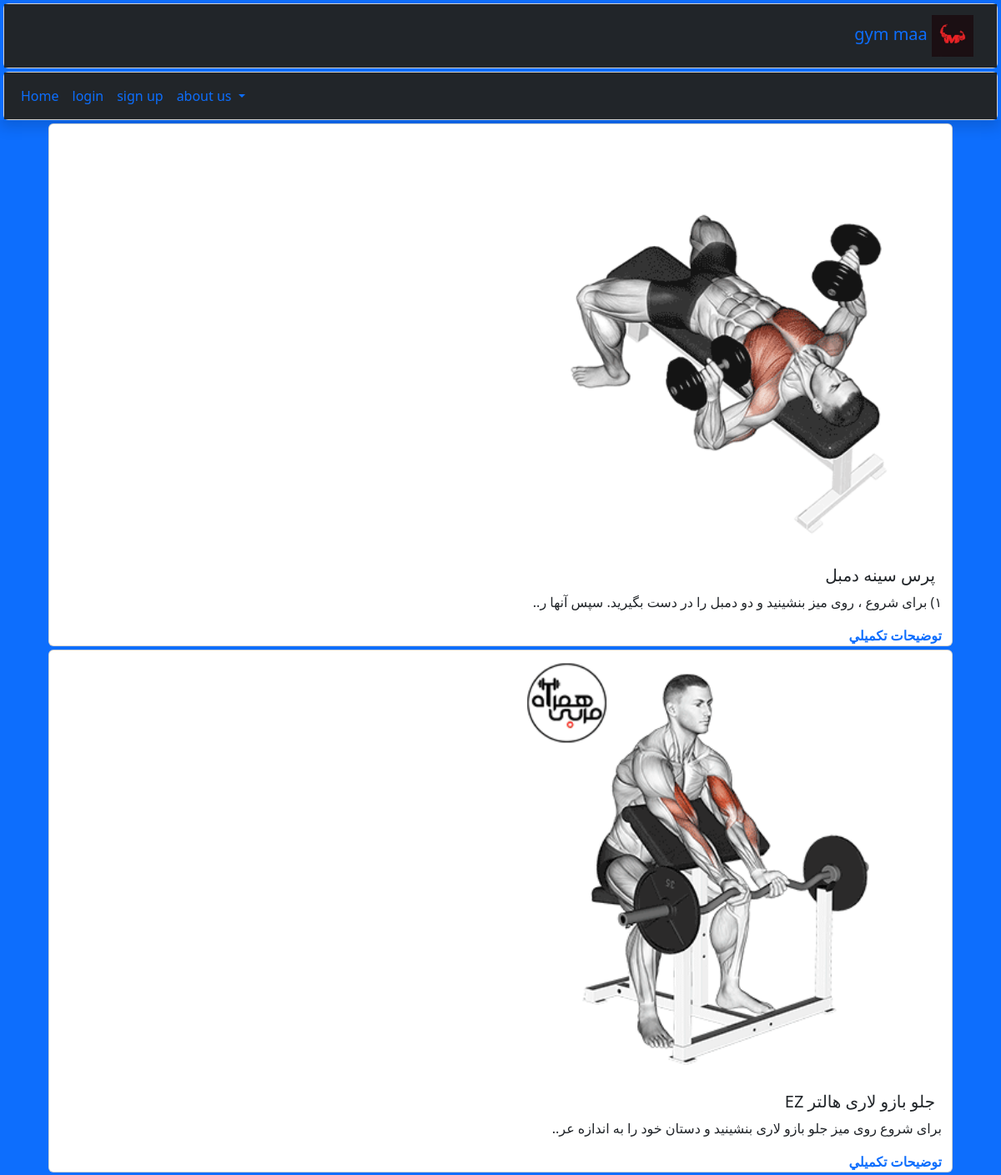
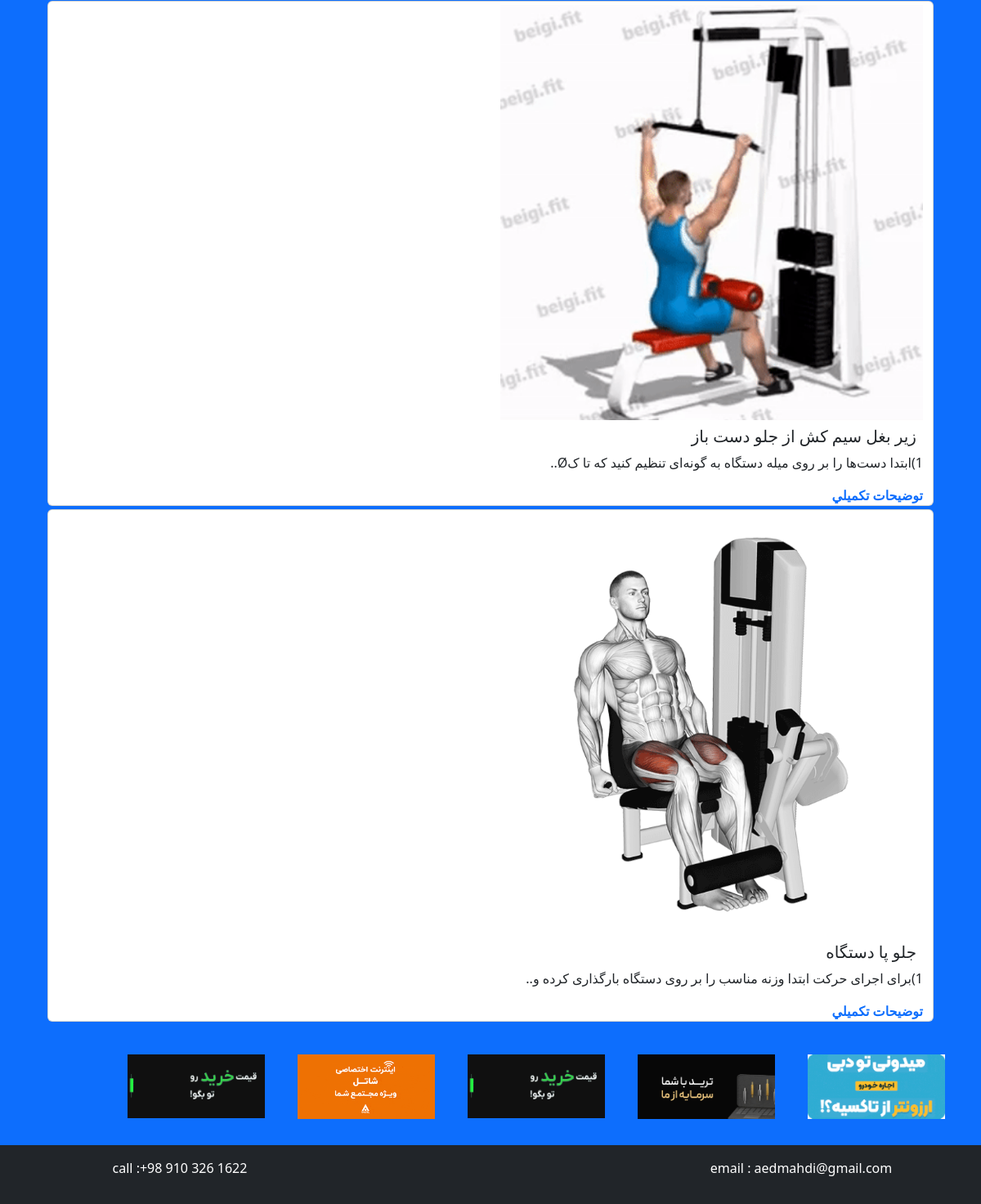
The page / on the database its author committed (2 pictures, top to bottom).
### tables this page shows
CREATE TABLE `new` (
  `id` int(11) NOT NULL,
  `title` varchar(40) NOT NULL,
  `text` text NOT NULL,
  `imageurl` text NOT NULL
);

### index.php (the view, shortened to what this page needs)
<?php
include("header.php");
$link=mysqli_connect("localhost","root","","gym");
$result=mysqli_query($link,"SELECT * FROM `new`");
$row=mysqli_fetch_array($result);
while($row){
?>
<div class="row card m-1">
    <img class="col-12 col-md-6 card-image mt-1" src="<?php echo($row["imageurl"]); ?>" >
    <span class="col-12 m-2 h5"><?php echo($row["title"]);?></span>
    <p class="card-text"><?php echo(substr($row["text"],0,120));?>..</p>
    <b><a href="detail.php?id=<?php echo ($row['id']) ?>" style="text-decoration: none;">توضيحات تكميلي</a></b></div>
<?php
$row=mysqli_fetch_array($result);
}
?>

### rows shown on the page
new: imageurl (picture), title "پرس سینه دمبل", text "۱) برای شروع ، روی میز بنشینید و دو دمبل را در دست بگیرید. سپس آنها ر"
new: imageurl (picture), title "جلو بازو لاری هالتر EZ", text "برای شروع روی میز جلو بازو لاری بنشینید و دستان خود را به اندازه عر"
new: imageurl (picture), title "زیر بغل سیم کش از جلو دست باز", text "1)ابتدا دست‌ها را بر روی میله دستگاه به گونه‌ای تنظیم کنید که تا کØ"
new: imageurl (picture), title "جلو پا دستگاه", text "1)برای اجرای حرکت ابتدا وزنه مناسب را بر روی دستگاه بارگذاری کرده و"
